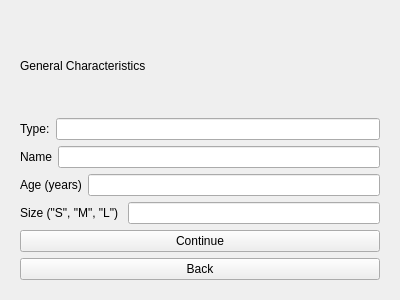
<?xml version="1.0" encoding="UTF-8"?>
<ui version="4.0">
 <class>EnterAnimalScreen</class>
 <widget class="QWidget" name="EnterAnimalScreen">
  <property name="geometry">
   <rect>
    <x>0</x>
    <y>0</y>
    <width>400</width>
    <height>300</height>
   </rect>
  </property>
  <property name="windowTitle">
   <string>Form</string>
  </property>
  <layout class="QHBoxLayout" name="horizontalLayout">
   <item>
    <widget class="QStackedWidget" name="stackedWidget">
     <widget class="QWidget" name="page">
      <layout class="QVBoxLayout" name="verticalLayout">
       <item>
        <widget class="QLabel" name="label_6">
         <property name="text">
          <string>General Characteristics</string>
         </property>
        </widget>
       </item>
       <item>
        <layout class="QHBoxLayout" name="horizontalLayout_2">
         <item>
          <widget class="QLabel" name="label">
           <property name="text">
            <string>Type:</string>
           </property>
          </widget>
         </item>
         <item>
          <widget class="QLineEdit" name="animalType"/>
         </item>
        </layout>
       </item>
       <item>
        <layout class="QHBoxLayout" name="horizontalLayout_3">
         <item>
          <widget class="QLabel" name="label_3">
           <property name="text">
            <string>Name</string>
           </property>
          </widget>
         </item>
         <item>
          <widget class="QLineEdit" name="animalName"/>
         </item>
        </layout>
       </item>
       <item>
        <layout class="QHBoxLayout" name="horizontalLayout_4">
         <item>
          <widget class="QLabel" name="label_2">
           <property name="text">
            <string>Age (years)</string>
           </property>
          </widget>
         </item>
         <item>
          <widget class="QLineEdit" name="animalAge"/>
         </item>
        </layout>
       </item>
       <item>
        <layout class="QHBoxLayout" name="horizontalLayout_6">
         <item>
          <widget class="QLabel" name="label_5">
           <property name="text">
            <string>Size (&quot;S&quot;, &quot;M&quot;, &quot;L&quot;) </string>
           </property>
          </widget>
         </item>
         <item>
          <widget class="QLineEdit" name="animalSize"/>
         </item>
        </layout>
       </item>
       <item>
        <widget class="QPushButton" name="enterAnimalButton">
         <property name="text">
          <string>Continue</string>
         </property>
        </widget>
       </item>
       <item>
        <widget class="QPushButton" name="backButton">
         <property name="text">
          <string>Back</string>
         </property>
        </widget>
       </item>
      </layout>
     </widget>
    </widget>
   </item>
  </layout>
 </widget>
 <resources/>
 <connections/>
</ui>
